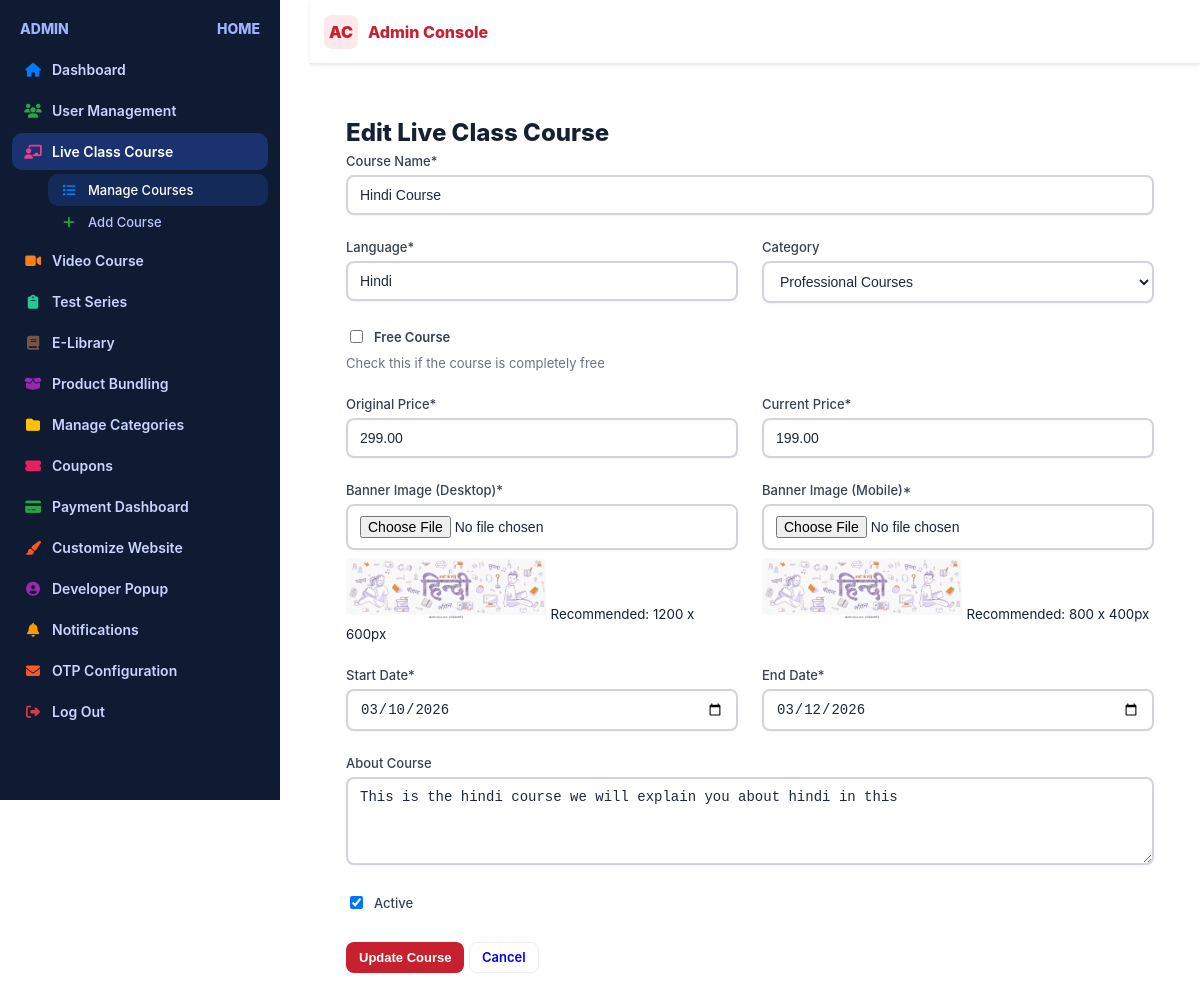
Screenshot of /liveclass/edit/139/ with the database file from the repository.
### live_class/models.py (models this page shows, shortened)
class LiveClassCourse(models.Model):
    name = models.CharField(max_length=220, unique=True)
    language = models.CharField(max_length=64)
    original_price = models.DecimalField(max_digits=10, decimal_places=2)
    current_price = models.DecimalField(max_digits=10, decimal_places=2)
    is_free = models.BooleanField(default=False, help_text="Check if this is a free course")
    banner_image_desktop = models.ImageField(upload_to='live_courses/banner_desktop/', blank=True, null=True)
    banner_image_mobile = models.ImageField(upload_to='live_courses/banner_mobile/', blank=True, null=True)
    start_date = models.DateField()
    end_date = models.DateField()
    about = models.TextField(blank=True)
    category = models.ForeignKey(
        Category,
        on_delete=models.SET_NULL,
        null=True,
        blank=True,
        related_name='live_class_courses',
        verbose_name='Category'
    )
    is_active = models.BooleanField(default=True)
    created_at = models.DateTimeField(auto_now_add=True)
    class Meta:
        ordering = ['-created_at']

### live_class/views.py (the view)
# urls.py: path('liveclass/edit/<int:pk>/', live_class_views.live_class_course_edit, name='live_class_course_edit'),
def live_class_course_edit(request, pk):
    course = get_object_or_404(LiveClassCourse, pk=pk)
    if request.method == "POST":
        form = LiveClassCourseForm(request.POST, request.FILES, instance=course)
        if form.is_valid():
            form.save()
            messages.success(request, "Live class course updated successfully.")
            return redirect('liveclass')
        else:
            messages.error(request, "Please correct the errors below.")
    else:
        form = LiveClassCourseForm(instance=course)
    return render(request, "live_classes/live_class_course_edit.html", {
        "form": form,
        "course": course,
    })

### adminpanel/context_processors.py (called while the page is built)
def navbar_settings(request):
    try:
        settings = NavbarSettings.objects.filter(is_active=True).first()
        if not settings:
            settings = NavbarSettings.objects.create()
        return {'navbar_settings': settings}
    except Exception as e:
        print(f"Error in navbar_settings context processor: {e}")
        return {'navbar_settings': None}

def footer_settings(request):
    try:
        settings = FooterSettings.objects.filter(is_active=True).first()
        footer_links = FooterLink.objects.filter(is_active=True)
        footer_legal_links = FooterLegalLink.objects.filter(is_active=True)
        if not settings:
            settings = FooterSettings.objects.create()
        return {
            'footer_settings': settings,
            'footer_links': footer_links,
            'footer_legal_links': footer_legal_links,
        }
    except Exception as e:
        print(f"Error in footer_settings context processor: {e}")
        return {
            'footer_settings': None,
            'footer_links': [],
            'footer_legal_links': [],
        }

### base/templatetags/navbar_tags.py (called while the page is built)
@register.simple_tag
def get_favicon_url():
    try:
        settings = NavbarSettings.objects.first()
        if settings and settings.favicon:
            return settings.favicon.url
        return None
    except:
        return None

### video_courses/context_processors.py (called while the page is built)
def categories_context(request):
    categories = Category.objects.all()
    return {
        'navbar_categories': categories
    }

### video_courses/models.py (called while the page is built)
    def __str__(self):
        return self.name

### live_class/templates/live_classes/live_class_course_edit.html (shortened to what this page needs)
{% extends "admin_dashboard.html" %}
{% block content %}
<div class="wrapper">
  <div class="h1">Edit Live Class Course</div>
  <form method="post" enctype="multipart/form-data" novalidate>
    <div class="course-meta-grid">
      <div style="grid-column: span 2;">
        <label>Course Name*</label>
        {{ form.name.errors }}{{ form.name }}
      </div>
      <div>
        <label>Language*</label>
        {{ form.language.errors }}{{ form.language }}
      </div>
      <div>
        <label>Category</label>
        {{ form.category.errors }}{{ form.category }}
      </div>
      <div style="grid-column: span 2;">
        <label style="display: flex; align-items: center; gap: 8px; cursor: pointer; font-weight: 600;">
          {{ form.is_free }}
          <span>{{ form.is_free.label }}</span>
        </label>
        <small style="color: #6b7280; font-size: 13px;">Check this if the course is completely free</small>
      </div>
      <div id="pricing-section" style="grid-column: span 2; display: grid; grid-template-columns: 1fr 1fr; gap: 24px;">
        <div>
          <label>Original Price*</label>
          {{ form.original_price.errors }}{{ form.original_price }}
        </div>
        <div>
          <label>Current Price*</label>
          {{ form.current_price.errors }}{{ form.current_price }}
        </div>
      </div>
      <div>
        <label>Banner Image (Desktop)*</label>
        {{ form.banner_image_desktop.errors }}{{ form.banner_image_desktop }}
        {% if course.banner_image_desktop %}
          <img src="{{ course.banner_image_desktop.url }}" style="max-width: 200px; margin-top: 8px; border-radius: 4px;" alt="Current desktop banner">
        {% endif %}
        <small>Recommended: 1200 x 600px</small>
      </div>
      <div>
        <label>Banner Image (Mobile)*</label>
        {{ form.banner_image_mobile.errors }}{{ form.banner_image_mobile }}
        {% if course.banner_image_mobile %}
          <img src="{{ course.banner_image_mobile.url }}" style="max-width: 200px; margin-top: 8px; border-radius: 4px;" alt="Current mobile banner">
        {% endif %}
        <small>Recommended: 800 x 400px</small>
      </div>
      <div>
        <label>Start Date*</label>
        {{ form.start_date.errors }}{{ form.start_date }}
      </div>
      <div>
        <label>End Date*</label>
        {{ form.end_date.errors }}{{ form.end_date }}
      </div>
      <div style="grid-column: span 2;">
        <label>About Course</label>
        {{ form.about.errors }}{{ form.about }}
      </div>
      <div style="grid-column: span 2;">
        <label style="display: flex; align-items: center; gap: 8px; cursor: pointer;">
          {{ form.is_active }}
          <span>{{ form.is_active.label }}</span>
        </label>
      </div>
    </div>
    <div style="margin-top: 24px;">
      <button type="submit" class="btn btn-primary">Update Course</button>
      <a href="{% url 'liveclass' %}" class="btn btn-secondary">Cancel</a>
    </div>
  </form>
</div>
{% endblock %}

### adminpanel/templates/admin_dashboard.html (style rules this page uses)
html, body { width: 100%; height: 100%; margin: 0; padding: 0; background: #ffffff; }
:root { --admin-bg: #ffffff; --admin-panel: #ffffff; --admin-panel-2: #fafbff; --admin-border: #e9ecf3; --admin-muted: #707793; --admin-text: #162033; --admin-primary: #c7212f; --admin-primary-600: #ad1830; --admin-primary-100: #fde8eb; --admin-accent: #2d65f2; --admin-success: #16a34a; --admin-warning: #f59e0b; --admin-danger: #dc2626; --admin-card-shadow: 0 6px 18px rgba(16,24,40,0.05); --admin-radius: 14px; --admin-radius-sm: 10px; --admin-ring: 0 0 0 3px rgba(199,33,47,.2); --input-border: #d1d5db; --input-border-focus: #c7212f; --input-bg: #ffffff; }
html, body { height: auto !important; overflow-y: auto !important; scroll-behavior: smooth; }
* { box-sizing: border-box; }
body { margin: 0; font-family: 'Inter', system-ui, -apple-system, Segoe UI, Roboto, Arial, sans-serif; background: var(--admin-bg); color: var(--admin-text); }
.wrapper { max-width: 1200px; margin: 24px auto; padding: 0 16px; min-height: auto; }
.h1 { font-size: 24px; font-weight: 800; margin: 0 0 6px; }
label { font-size: 13px; color: #374151; display: block; margin-bottom: 6px; font-weight: 500; }
input[type="text"], input[type="number"], input[type="file"], textarea, select, input[type="datetime-local"], input[type="email"], input[type="password"] { width: 100%; padding: 10px 12px; border: 2px solid var(--input-border); border-radius: 8px; background: var(--input-bg); font-size: 14px; color: #1f2937; font-weight: 400; transition: all 0.2s ease; box-shadow: 0 1px 2px rgba(0, 0, 0, 0.05); }
input::placeholder, textarea::placeholder { color: #9ca3af; font-weight: 400; }
textarea { resize: vertical; min-height: 80px; }
.btn { border: 1px solid var(--admin-border); background: #fff; border-radius: 8px; padding: 8px 12px; cursor: pointer; font-weight: 600; font-size: 13px; text-decoration: none; display: inline-flex; align-items: center; justify-content: center; gap: 6px; line-height: 1; vertical-align: middle; transition: all 0.2s ease; }
.btn-primary { background: var(--admin-primary); color: #fff; border-color: transparent; }
.form-control { width: 100%; padding: 10px 12px; border: 2px solid var(--input-border); border-radius: 8px; background: var(--input-bg); font-size: 14px; color: #1f2937; font-weight: 400; transition: all 0.2s ease; box-shadow: 0 1px 2px rgba(0, 0, 0, 0.05); }

### live_class/templates/live_classes/live_class_course_edit.html (style rules this page uses)
.course-meta-grid { display: grid; grid-template-columns: 1fr 1fr; gap: 24px; }

### rows the page displays
LiveClassCourse: name "Hindi Course", language "Hindi", category "Professional Courses", original_price "299.00", current_price "199.00", banner_image_desktop (picture), banner_image_mobile (picture), start_date "03/10/2026", end_date "03/12/2026", about "This is the hindi course we will explain you about hindi in this", is_active "☑"
